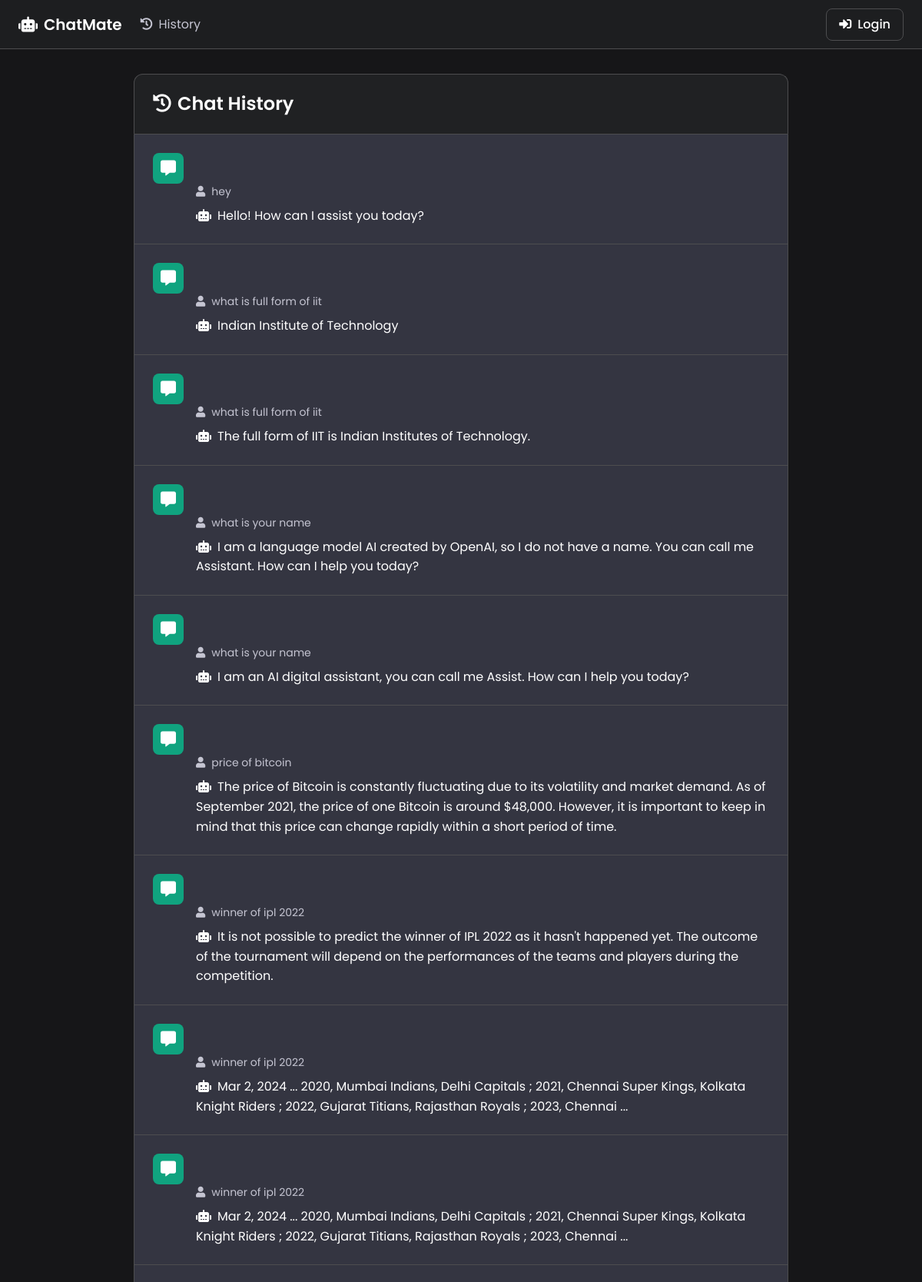
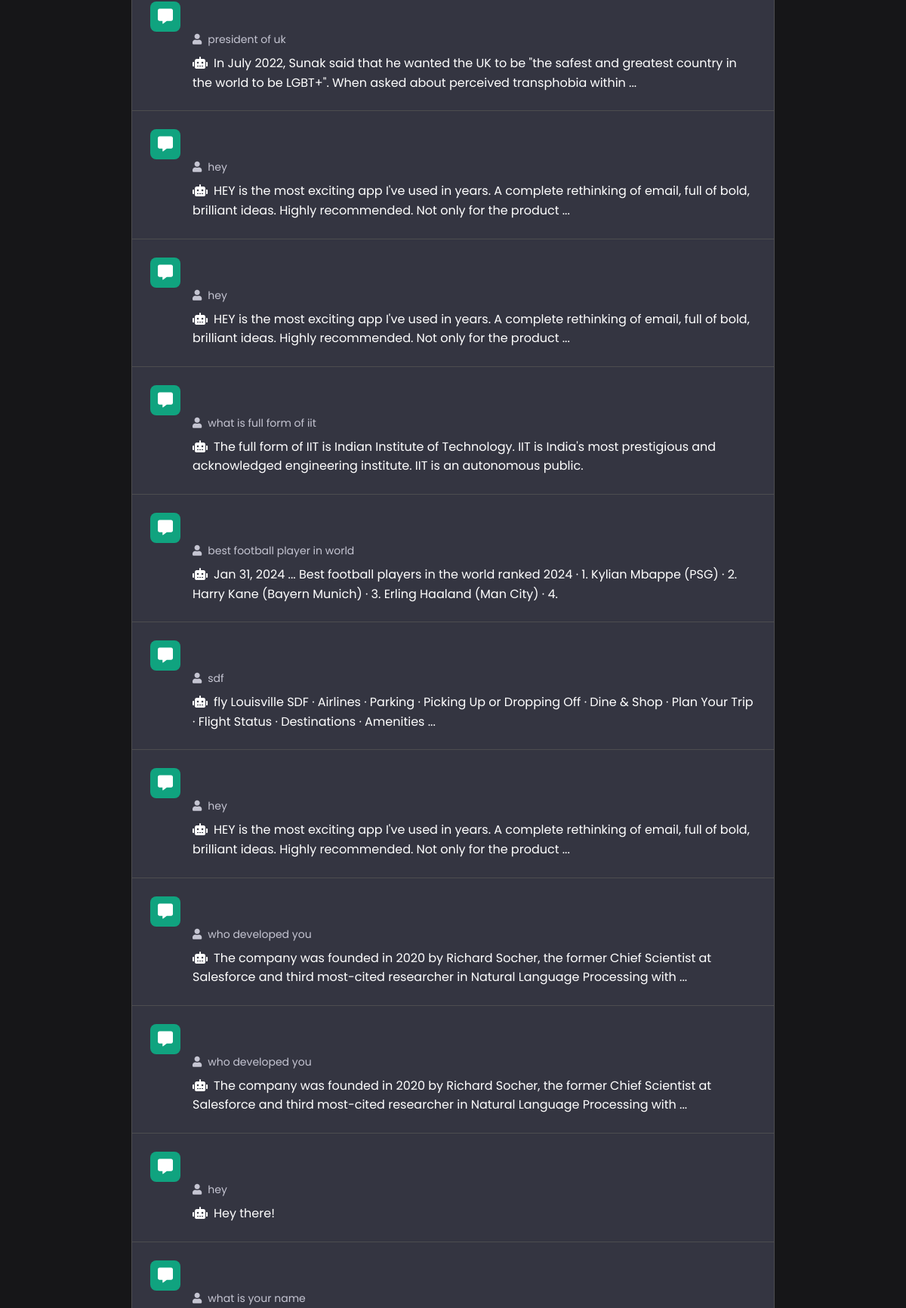
Screenshot of /historyPage/ (upper part) with the database file from the repository (2 pictures, top to bottom).
### chat/models.py (models this page shows, shortened)
class History(models.Model):
    user_input = models.CharField(max_length=1000)
    api_output = models.CharField(max_length=1000)

### chat/views.py (the view)
# urls.py: path('historyPage/', historyPage, name="historyPage"),
def historyPage(request):
    history = History.objects.all()
    return render(request, "history.html", {'history': history})

### templates/history.html (shortened to what this page needs)
<!DOCTYPE html>
<html lang="en">
<head>
    <link rel="stylesheet" href="https://maxcdn.bootstrapcdn.com/bootstrap/4.5.2/css/bootstrap.min.css">
    <link rel="stylesheet" href="https://cdnjs.cloudflare.com/ajax/libs/font-awesome/5.15.3/css/all.min.css">
    <link rel="stylesheet" href="https://cdnjs.cloudflare.com/ajax/libs/highlight.js/11.7.0/styles/a11y-dark.min.css">
</head>
<body>
    <nav class="navbar navbar-expand-lg navbar-light">
        <a class="navbar-brand" href="/">
            <i class="fas fa-robot"></i>
            ChatMate
        </a>
        <div class="collapse navbar-collapse" id="navbarSupportedContent">
            <ul class="navbar-nav mr-auto">
                <li class="nav-item active">
                    <a class="nav-link" href="/historyPage">
                        <i class="fas fa-history mr-2"></i>History
                    </a>
                </li>
            </ul>
            {% if user.is_authenticated %}
            <a href="/loginPage" class="btn btn-outline-success">
                <i class="fas fa-sign-out-alt mr-2"></i>Logout
            </a>
            {% else %}
            <a href="/loginPage" class="btn btn-outline-success">
                <i class="fas fa-sign-in-alt mr-2"></i>Login
            </a>
            {% endif %}
        </div>
    </nav>
    <div class="history-container">
        <div class="history-header">
            <h1 class="history-title">
                <i class="fas fa-history mr-2"></i>Chat History
            </h1>
        </div>
        <div class="history-list">
            {% if history %}
                {% for history in history %}
                <div class="history-item">
                    <div class="chat-icon">
                        <i class="fas fa-comment-alt"></i>
                    </div>
                    <div class="chat-content">
                        <div class="user-message">
                            <i class="fas fa-user mr-2"></i>{{history.user_input}}
                        </div>
                        <div class="bot-response">
                            <i class="fas fa-robot mr-2"></i>{{history.api_output}}
                        </div>
                    </div>
                </div>
                {% endfor %}
            {% endif %}
        </div>
    </div>
</body>
</html>

### templates/history.html (style rules this page uses)
:root { --primary-color: #202123; --secondary-color: #343541; --accent-color: #10a37f; --text-primary: #fff; --text-secondary: #c5c5d2; --border-color: #4d4d4f; --navbar-height: 64px; }
body { background-color: #161618; font-family: 'Poppins', sans-serif; color: var(--text-primary); min-height: 100vh; margin: 0; padding-top: var(--navbar-height); }
.navbar { position: fixed; top: 0; left: 0; right: 0; height: var(--navbar-height); background-color: rgba(32, 33, 35, 0.8) !important; backdrop-filter: blur(20px); border-bottom: 1px solid var(--border-color); padding: 0 24px; z-index: 1030; }
.navbar-brand { color: var(--text-primary) !important; font-size: 1.25rem; font-weight: 600; display: flex; align-items: center; gap: 8px; }
.nav-link { color: var(--text-secondary) !important; padding: 8px 16px; border-radius: 8px; transition: all 0.2s; }
.btn-outline-success { color: var(--text-primary) !important; border-color: var(--border-color) !important; background: transparent !important; padding: 8px 16px; border-radius: 8px; font-weight: 500; transition: all 0.2s; }
.history-container { max-width: 900px; margin: 32px auto; padding: 0 24px; }
.history-header { padding: 24px; background: var(--primary-color); border-radius: 12px 12px 0 0; border: 1px solid var(--border-color); border-bottom: none; }
.history-title { color: var(--text-primary); font-size: 1.5rem; font-weight: 600; margin: 0; }
.history-list { background: var(--secondary-color); border: 1px solid var(--border-color); border-radius: 0 0 12px 12px; overflow: hidden; }
.history-item { padding: 24px; border-bottom: 1px solid var(--border-color); transition: background-color 0.2s; }
.chat-icon { width: 40px; height: 40px; border-radius: 8px; background: var(--accent-color); display: flex; align-items: center; justify-content: center; color: var(--text-primary); font-size: 1.25rem; }
.chat-content { margin-left: 56px; }
.user-message { color: var(--text-secondary); font-size: 0.875rem; margin-bottom: 8px; }
.bot-response { color: var(--text-primary); font-size: 1rem; line-height: 1.6; }

### rows the page displays
History: user_input "hey", api_output "Hello! How can I assist you today?"
History: user_input "what is full form of iit", api_output "Indian Institute of Technology"
History: user_input "what is full form of iit", api_output "The full form of IIT is Indian Institutes of Technology."
History: user_input "what is your name", api_output "I am a language model AI created by OpenAI, so I do not have a name. You can call me Assistant. How can I help you today?"
History: user_input "what is your name", api_output "I am an AI digital assistant, you can call me Assist. How can I help you today?"
History: user_input "price of bitcoin", api_output "The price of Bitcoin is constantly fluctuating due to its volatility and market demand. As of September 2021, the price of one Bitcoin is around $48,000. However, it is important to keep in mind that this price can change rapidly within a short period of time."
History: user_input "winner of ipl 2022", api_output "It is not possible to predict the winner of IPL 2022 as it hasn't happened yet. The outcome of the tournament will depend on the performances of the teams and players during the competition."
History: user_input "winner of ipl 2022", api_output "Mar 2, 2024 ... 2020, Mumbai Indians, Delhi Capitals ; 2021, Chennai Super Kings, Kolkata Knight Riders ; 2022, Gujarat Titians, Rajasthan Royals ; 2023, Chennai ..."
History: user_input "winner of ipl 2022", api_output "Mar 2, 2024 ... 2020, Mumbai Indians, Delhi Capitals ; 2021, Chennai Super Kings, Kolkata Knight Riders ; 2022, Gujarat Titians, Rajasthan Royals ; 2023, Chennai ..."
History: user_input "president of uk", api_output "In July 2022, Sunak said that he wanted the UK to be \"the safest and greatest country in the world to be LGBT+\". When asked about perceived transphobia within ..."
History: user_input "hey", api_output "HEY is the most exciting app I've used in years. A complete rethinking of email, full of bold, brilliant ideas. Highly recommended. Not only for the product ..."
History: user_input "hey", api_output "HEY is the most exciting app I've used in years. A complete rethinking of email, full of bold, brilliant ideas. Highly recommended. Not only for the product ..."
History: user_input "what is full form of iit", api_output "The full form of IIT is Indian Institute of Technology. IIT is India's most prestigious and acknowledged engineering institute. IIT is an autonomous public."
History: user_input "best football player in world", api_output "Jan 31, 2024 ... Best football players in the world ranked 2024 · 1. Kylian Mbappe (PSG) · 2. Harry Kane (Bayern Munich) · 3. Erling Haaland (Man City) · 4."
History: user_input "sdf", api_output "fly Louisville SDF · Airlines · Parking · Picking Up or Dropping Off · Dine & Shop · Plan Your Trip · Flight Status · Destinations · Amenities ..."
History: user_input "hey", api_output "HEY is the most exciting app I've used in years. A complete rethinking of email, full of bold, brilliant ideas. Highly recommended. Not only for the product ..."
History: user_input "who developed you", api_output "The company was founded in 2020 by Richard Socher, the former Chief Scientist at Salesforce and third most-cited researcher in Natural Language Processing with ..."
History: user_input "who developed you", api_output "The company was founded in 2020 by Richard Socher, the former Chief Scientist at Salesforce and third most-cited researcher in Natural Language Processing with ..."
History: user_input "hey", api_output "Hey there!"
History: user_input "what is your name"
